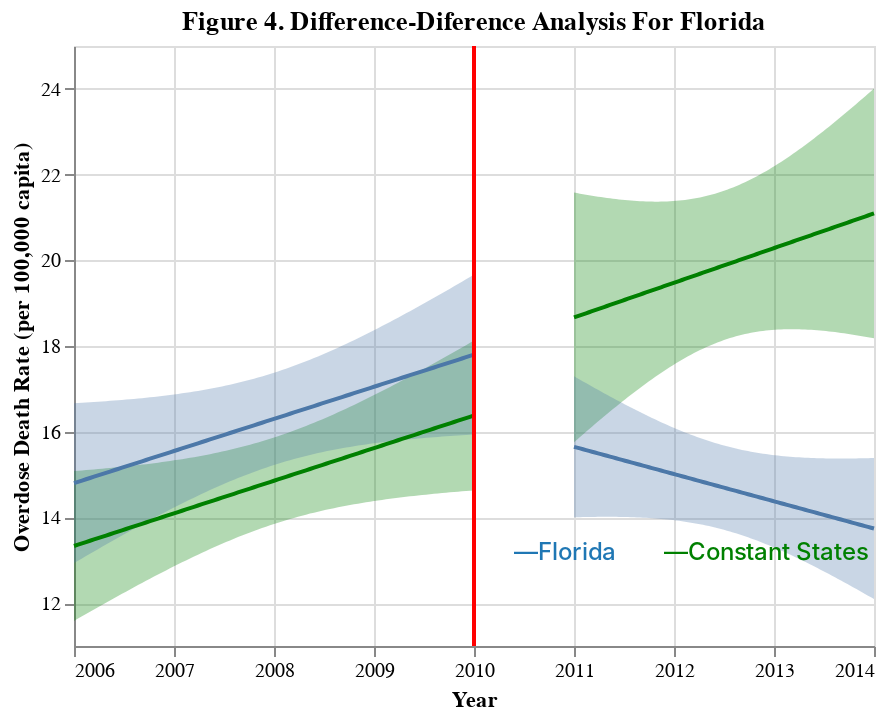

The code cell stored with this chart in its notebook:
### Markdown cell above
> diff-diff for death rate

### Code cell
xvar= "TRANSACTION_YEAR"
yvar="death_rate"
analysis = "Figure 4. Difference-Diference Analysis For Florida"
target = "Overdose Death Rate (per 100,000 capita)"
constant_states = "Maine,West Virginia,Vermont,Delaware,Hawaii,Montana,Pennsylvania,New Hampshire,South Carolina, New Mexico"
chart = diff_diff(FL_death, yvar, xvar, 2010, analysis, target, state, alpha=0.05)
chart
